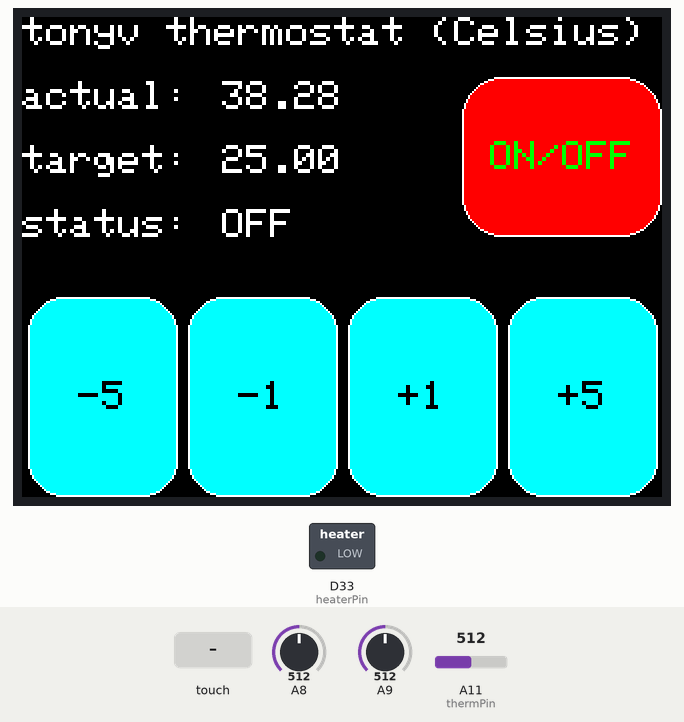
Simulated run of this sketch. Board: Arduino Due. On the bench: 320×240 colour display, switched loads named in the sketch (green lamp = pin HIGH). Inputs (shaded band) come from the test bench; at power-on: A11 (thermPin) = 512, A8 = 512, A9 = 512 (analog values on the 0–1023 scale). Pins used as bus, display or sensor lines are not drawn; what the sketch prints to the serial monitor is not drawn.

Above: at 1.9 s.
2.0 s: A11 (thermPin) set to 0
At 2.8 s:
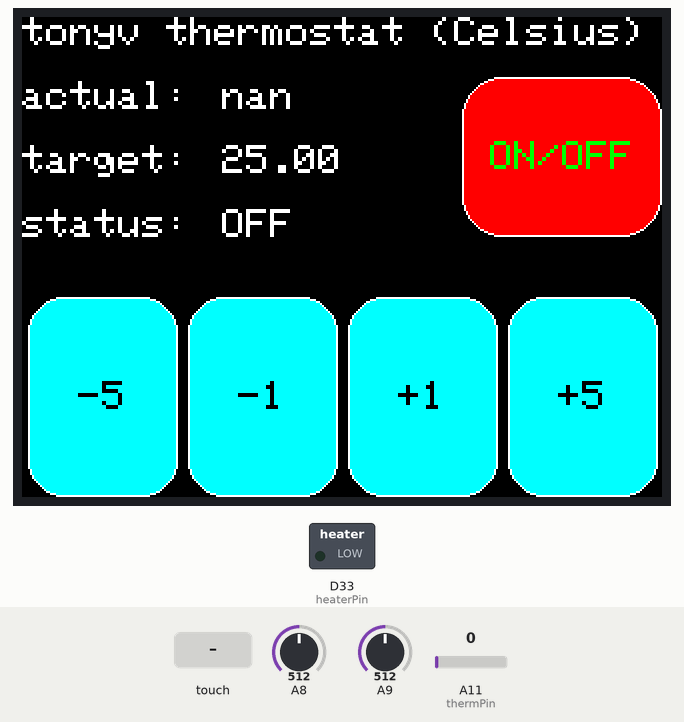
5.0 s: touch panel pressed at 13 % / 10 % of its raw x / y range
At 5.6 s:
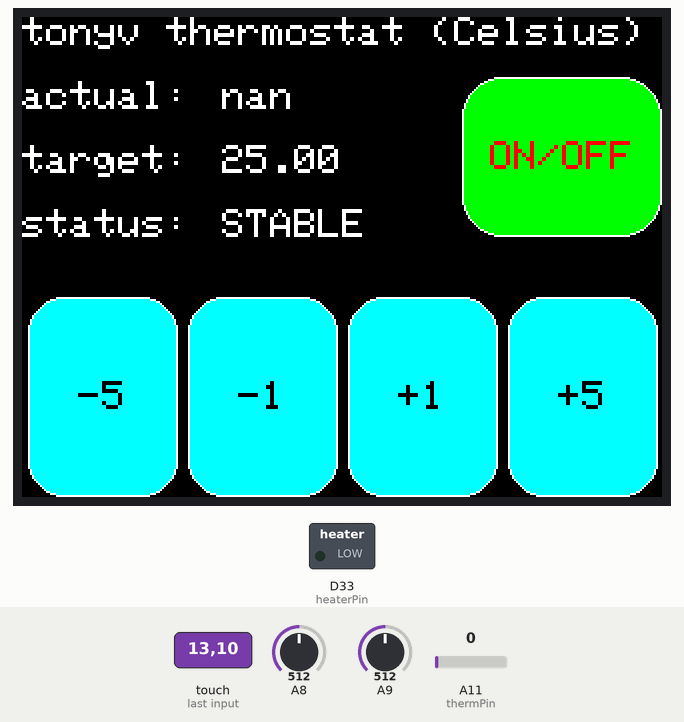
6.8 s: A11 (thermPin) set to 766
At 7.6 s:
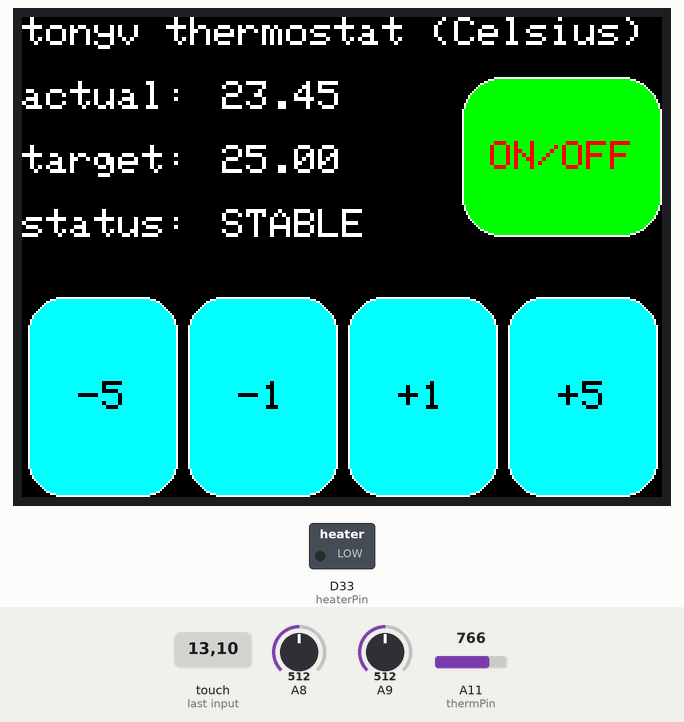
8.3 s: A11 (thermPin) set to 789
At 9.5 s:
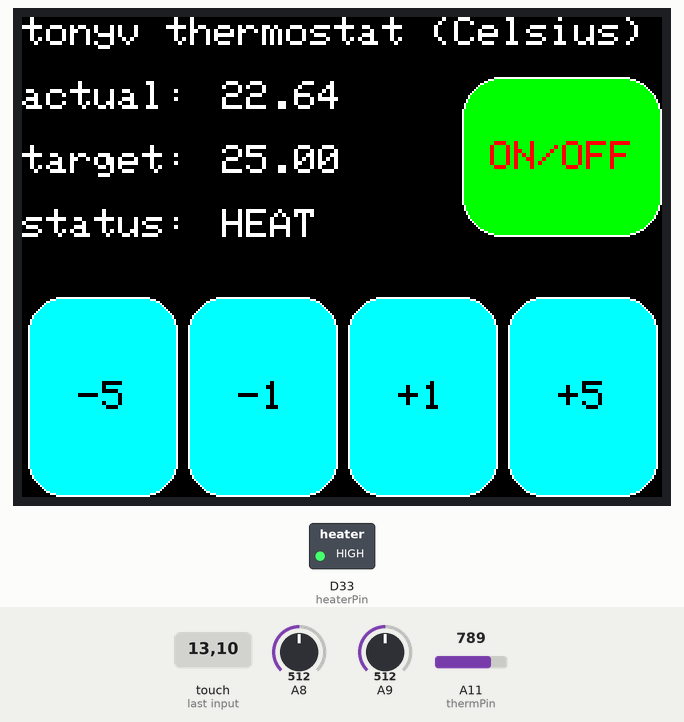
10.1 s: touch panel pressed at 62 % / 90 % of its raw x / y range
At 10.8 s:
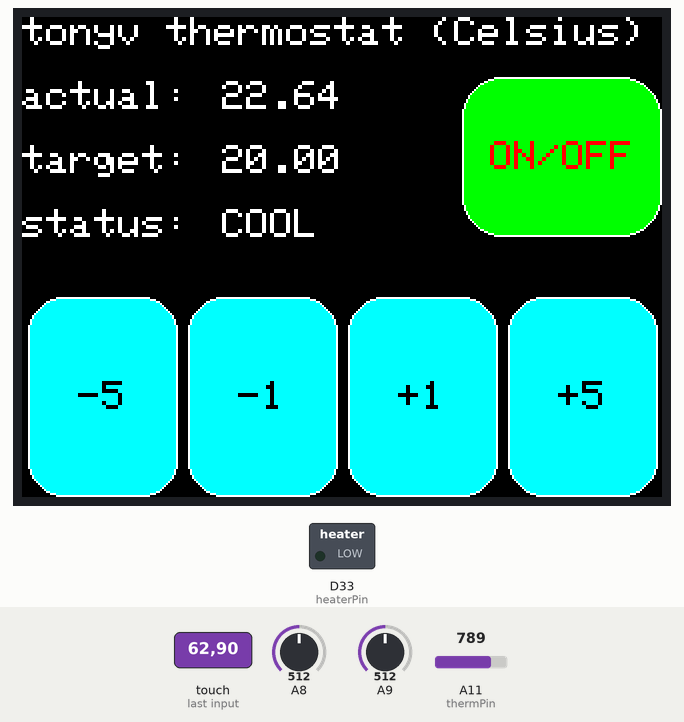
11.9 s: touch panel pressed at 87 % / 10 % of its raw x / y range
At 12.07 s:
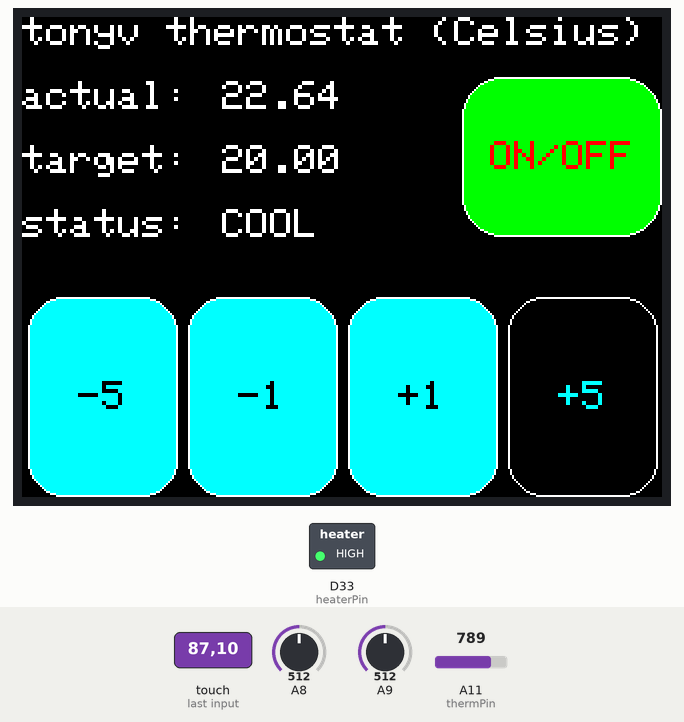
Timing chart, 0 to 14.9 s (numbered marks = the images above; inputs shaded):
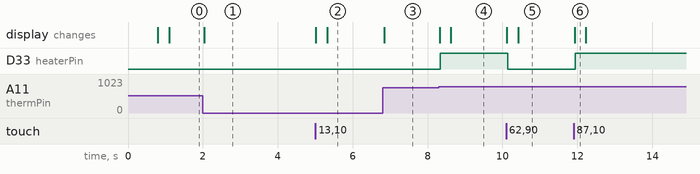

The sketch:

main.ino
```cpp
/*
    3D Print Bed Thermostat
    Written by: Tony Valencia
*/

#include <Arduino.h>
#include <Adafruit_GFX.h>
#include <MCUFRIEND_kbv.h>
#include <TouchScreen.h>
#include <math.h>

#include "lcd.h"

#define MINPRESSURE 1
#define MAXPRESSURE 2000

// screen instantiation
// all pins are already defined by the MCUFRIEND_kbv library yay
MCUFRIEND_kbv tft;

const int thermPin  = A11;   // Analog Pin for thermosistor
const int heaterPin = 33;    // Digital output for heater (relay)

bool systemOn = false;
double setPoint  = 25.0;      // target temperature 25 degrees C

double high_tolerance = 0.5;       // allowable deviation when heating before toggling off
double low_tolerance = 2.0;        // allowable deviation when cooling before toggling on

/* Orientation and pin inputs */

// ID=0x9341
// Pin configuration depends on screen you are using
// This project used HiLetgo 2.4" ILI9341 240X320 TFT LCD
const int XP=8, XM=A2, YP=A3, YM=9;
const int TS_LEFT=845,TS_RIGHT=166,TS_TOP=877,TS_BOT=126;

TouchScreen ts = TouchScreen(XP, YP, XM, YM, 300);

// All the buttons on the screen
Adafruit_GFX_Button one_up_btn, one_down_btn;
Adafruit_GFX_Button five_up_btn, five_down_btn;
Adafruit_GFX_Button on_off_btn;

int pixel_x, pixel_y;   // pixels coordinates of touch point
bool Touch_getXY(void);

double readThermistor();
double getAverageVout(int pin, int samples);

/* START ARDUINO EXECUTION */
void setup() {
    Serial.begin(9600);

    uint16_t ID = tft.readID();
    Serial.print("ID = 0x");
    Serial.println(ID, HEX);
    tft.begin(ID);
    tft.setRotation(3);

    analogReadResolution(12);       // 12-bit resolution for more accurate ADC readings

    pinMode(heaterPin, OUTPUT);
    digitalWrite(heaterPin, LOW);   // Heater off initially

    delay(500);

    initDisplay(readThermistor(), setPoint, "COOL");
}

void loop() {
    double temperatureC = readThermistor(); // have temperature in celcius

    // Bang-Bang Control and thermostat state logic
    double high_threshold = setPoint + high_tolerance;
    double low_threshold = setPoint - low_tolerance;

    if (temperatureC <= low_threshold && systemOn) {
        digitalWrite(heaterPin, HIGH); // Turn on heater
        updateDisplay(temperatureC, setPoint, "HEAT");
    }
    else if (temperatureC >= high_threshold && systemOn) {
        digitalWrite(heaterPin, LOW);  // Turn off heater
        updateDisplay(temperatureC, setPoint, "COOL");
    }
    else if (!systemOn) {
        digitalWrite(heaterPin, LOW);
        updateDisplay(temperatureC, setPoint, "OFF");
    }
    else {
        // inside threshold range
        updateDisplay(temperatureC, setPoint, "STABLE");
    }

    // Handle touchscreen
    bool down = Touch_getXY();

    one_up_btn.press(down && one_up_btn.contains(pixel_x, pixel_y));
    one_down_btn.press(down && one_down_btn.contains(pixel_x, pixel_y));
    five_up_btn.press(down && five_up_btn.contains(pixel_x, pixel_y));
    five_down_btn.press(down && five_down_btn.contains(pixel_x, pixel_y));
    on_off_btn.press(down && on_off_btn.contains(pixel_x, pixel_y));


    // 1 button press logic
    if (one_up_btn.justReleased()) {
        one_up_btn.drawButton();
    }
    if (one_down_btn.justReleased()) {
        one_down_btn.drawButton();
    }
    if (one_up_btn.justPressed()) {
        one_up_btn.drawButton(true);
        setPoint += 1;
    }
    if (one_down_btn.justPressed()) {
        one_down_btn.drawButton(true);
        setPoint -= 1;
    }

    // 5 button press logic
    if (five_up_btn.justReleased()) {
        five_up_btn.drawButton();
    }
    if (five_down_btn.justReleased()) {
        five_down_btn.drawButton();
    }
    if (five_up_btn.justPressed()) {
        five_up_btn.drawButton(true);
        setPoint += 5;
    }
    if (five_down_btn.justPressed()) {
        five_down_btn.drawButton(true);
        setPoint -= 5;
    }

    // ON/OFF button logic
    if (on_off_btn.justPressed()) {
        on_off_btn.drawButton(!systemOn);
        systemOn = !systemOn;
    }

    delay(2);
}
/* END ARDUINO EXECUTION */

/*
    Functions
*/
double readThermistor() {
    // return temperature in C from thermosistor sensor
    double Vin = 4.86; // actual measured input voltage
    double Vout = getAverageVout(thermPin, 10); // Convert ADC reading to volts
    double Rfixed = 97000.0; // 100k Ohm resistor measured at 97k

    /**
     * Voltage Divider -- where the thermistor is placed matters which Rtherm
     *
     * Arduino Due is 3.3V logic so thermistor was measured from bottom of voltage
     * divider to get a lower maximum voltage into the ADC which yielded more accurate
     * readings in range of 20-150 degrees C
     *
    */

    // double Vtherm = Vin - Vout; // Voltage accross resistor for node voltage
    // double Rtherm = Rfixed * ( Vin / Vtherm - 1 ); // higher side of voltage divider

    double Rtherm = Rfixed * Vout / (Vin - Vout); // low side of voltage divider

    /**
     * Steinhart-Hart Equation
     *
     * Wikipedia gave a good explantion of the equation.
     * Coefficients were calculated using steinhart-hart.py in test directory.
     * Data was collected from thermistor readings at various temperatures.
     */
    double A = -2.1709474284e-01,
        B = -4.0639498149e-01,
        C = -3.3311193490e-01,
        D = 3.7664473196e-01,
        E = -1.2993255594e-01,
        F = 2.3246013377e-02,
        G = -2.4263061424e-03,
        H = 1.4961189332e-04,
        I = -5.0729651684e-06,
        J = 7.3158484762e-08;

    double logRtherm = log(Rtherm);
    double inv_T = A + B*logRtherm + C*pow(logRtherm, 2) + D*pow(logRtherm, 3) + E*pow(logRtherm, 4)
            + F*pow(logRtherm, 5) + G*pow(logRtherm, 6) + H*pow(logRtherm, 7) + I*pow(logRtherm, 8) + J*pow(logRtherm, 9);
    double tempK = 1.0 / inv_T;

    Serial.print("Vout_Raw:\t"); Serial.print(analogRead(thermPin));
    Serial.print("\tVout_GND:\t"); Serial.print(analogRead(A9));
    Serial.print("\tVout_Vcc:\t"); Serial.print(analogRead(A8));
    Serial.print("\tVout:\t"); Serial.print(Vout);
    Serial.print("\tResistance:\t"); Serial.print(Rtherm);
    Serial.print("\tTemperature\t"); Serial.println(tempK - 273.15);

    return tempK - 273.15; // convert to Celsius
}

bool Touch_getXY(void) {
    /* ripped from MCUFRIEND_kbv example with modifications */

    analogReadResolution(10);   // touchscreen requires 10-bit resolution
    TSPoint p = ts.getPoint();
    analogReadResolution(12);   // 12-bit resolution for more accurate ADC readings
    pinMode(YP, OUTPUT);        // restore shared pins
    pinMode(XM, OUTPUT);
    digitalWrite(YP, HIGH);     // because TFT control pins
    digitalWrite(XM, HIGH);
    bool pressed = (p.z > MINPRESSURE && p.z < MAXPRESSURE);
    if (pressed) {
        pixel_x = map(p.y, TS_LEFT, TS_RIGHT, 0, tft.width());
        pixel_y = map(p.x, TS_BOT, TS_TOP, 0, tft.height());

        // Serial.print("Raw X:\t"); Serial.print(p.x);
        // Serial.print("\tRaw Y:\t"); Serial.print(p.y);
        // Serial.print("\t|\tPixel X:\t"); Serial.print(pixel_x);
        // Serial.print("\tPixel Y: "); Serial.println(pixel_y);
    }
    return pressed;
}

double getAverageVout(int pin, int samples = 10) {
    /**
     * Average thermistor values after 10 samples to reduce noise
     *
     * Remember that Ardiuno Due has 3.3V logic. Analog Resolution is 12-bit
     * so analogRead values are in range of 0-4095.
     */
    long total = 0;
    for (int i = 0; i < samples; i++) {
        total += analogRead(pin);
        delay(2); // allow settling
    }
    double Vcc = 3.3; // 3.3V logic for Arduino Due
    double avg = total / (double)samples;
    return avg * (Vcc / 4095.0); // convert to volts
}
```

lcd.cpp
```cpp
/* LCD interface for the thermostat */

#include "lcd.h"

#include <Adafruit_GFX.h>
#include <MCUFRIEND_kbv.h>

// defining lcd tft display elsewhere
extern MCUFRIEND_kbv tft;
extern Adafruit_GFX_Button one_up_btn, one_down_btn;
extern Adafruit_GFX_Button five_up_btn, five_down_btn;
extern Adafruit_GFX_Button on_off_btn;

const int TEXTSIZE   = 2;
const int TEXTWIDTH  = TEXTSIZE * 5;
const int TEXTHEIGHT = TEXTSIZE * 8;

void initDisplay(float currentTemp, float setTemp, String changeState) {
    tft.fillScreen(BLACK);

    tft.setCursor(0, 0);
    tft.setTextColor(WHITE); tft.setTextSize(TEXTSIZE);

    // always need a title
    tft.println("tonyv thermostat (Celsius)");
    tft.println();

    // current temperature
    String currentTemp_string = "actual:  " + String(currentTemp);
    tft.println(currentTemp_string);
    tft.println();  // add a newline

    // set temperature
    String setTemp_string = "target:  " + String(setTemp);
    tft.println(setTemp_string);
    tft.println(); // add a newline

    // status of the system
    String status_string = "status:  " + String(changeState);
    tft.println(status_string);
    tft.println(); // add a newline

    // intantiate buttons
    five_up_btn.initButton(&tft, 280, 190, 75, 100, WHITE, CYAN, BLACK, "+5", 2);
    one_up_btn.initButton(&tft, 200, 190, 75, 100, WHITE, CYAN, BLACK, "+1", 2);
    one_down_btn.initButton(&tft, 120, 190, 75, 100, WHITE, CYAN, BLACK, "-1", 2);
    five_down_btn.initButton(&tft, 40, 190, 75, 100, WHITE, CYAN, BLACK, "-5", 2);
    on_off_btn.initButton(&tft, 270, 70, 100, 80, WHITE, RED, GREEN, "ON/OFF", 2);

    five_up_btn.drawButton(false);
    one_up_btn.drawButton(false);
    one_down_btn.drawButton(false);
    five_down_btn.drawButton(false);
    on_off_btn.drawButton(false);
}

void updateDisplay(float currentTemp, float setTemp, String changeState) {
    int x = 10 * TEXTWIDTH; // or your desired X
    int y = 2 * TEXTHEIGHT; // Y position of the text

    // Clear the old value
    tft.fillRect(x, y, 10 * TEXTWIDTH, 6 * TEXTHEIGHT, BLACK);

    // Set text properties
    tft.setTextColor(WHITE); tft.setTextSize(TEXTSIZE);

    // Set cursor at the first update position (right of 'actual')
    // then print new values at every other line
    tft.setCursor(x, y);
    tft.print(currentTemp); tft.println();
    tft.setCursor(x, y + 2 * TEXTHEIGHT);
    tft.print(setTemp); tft.println();
    tft.setCursor(x, y + 4 * TEXTHEIGHT);
    tft.print(changeState); tft.println();
}
```

lcd.h
```cpp
/* LCD interface for the thermostat */
#pragma once

#include <Arduino.h>

// Assign human-readable names to some common 16-bit color values:
#define	BLACK   0x0000
#define	BLUE    0x001F
#define	RED     0xF800
#define	GREEN   0x07E0
#define CYAN    0x07FF
#define MAGENTA 0xF81F
#define YELLOW  0xFFE0
#define WHITE   0xFFFF

/*
    display temperature and whether
    rising or falling on LCD Display
*/
void initDisplay(float currentTemp, float setTemp, String changeState);
void updateDisplay(float currentTemp, float setTemp, String changeState);
```

Measured:
- the behaviour switches between 778 and 779 on A11 (thermPin) (found by bisection; images 3 and 4)
- after the input at 2.0 s, the display: changes at once (image 1)
- after the input at 5.0 s, the display: first changes at once (image 2 shows a later state)
- after the input at 6.8 s, the display: changes at once (image 3)
- after the input at 8.3 s, D33 (heaterPin): LOW → HIGH at once; the display: first changes at once (image 4 shows a later state)
- after the input at 10.1 s, D33 (heaterPin): HIGH → LOW at once; the display: first changes at once (image 5 shows a later state)
- after the input at 11.9 s, D33 (heaterPin): LOW → HIGH after 0.05 s; the display: changes at once (image 6)
